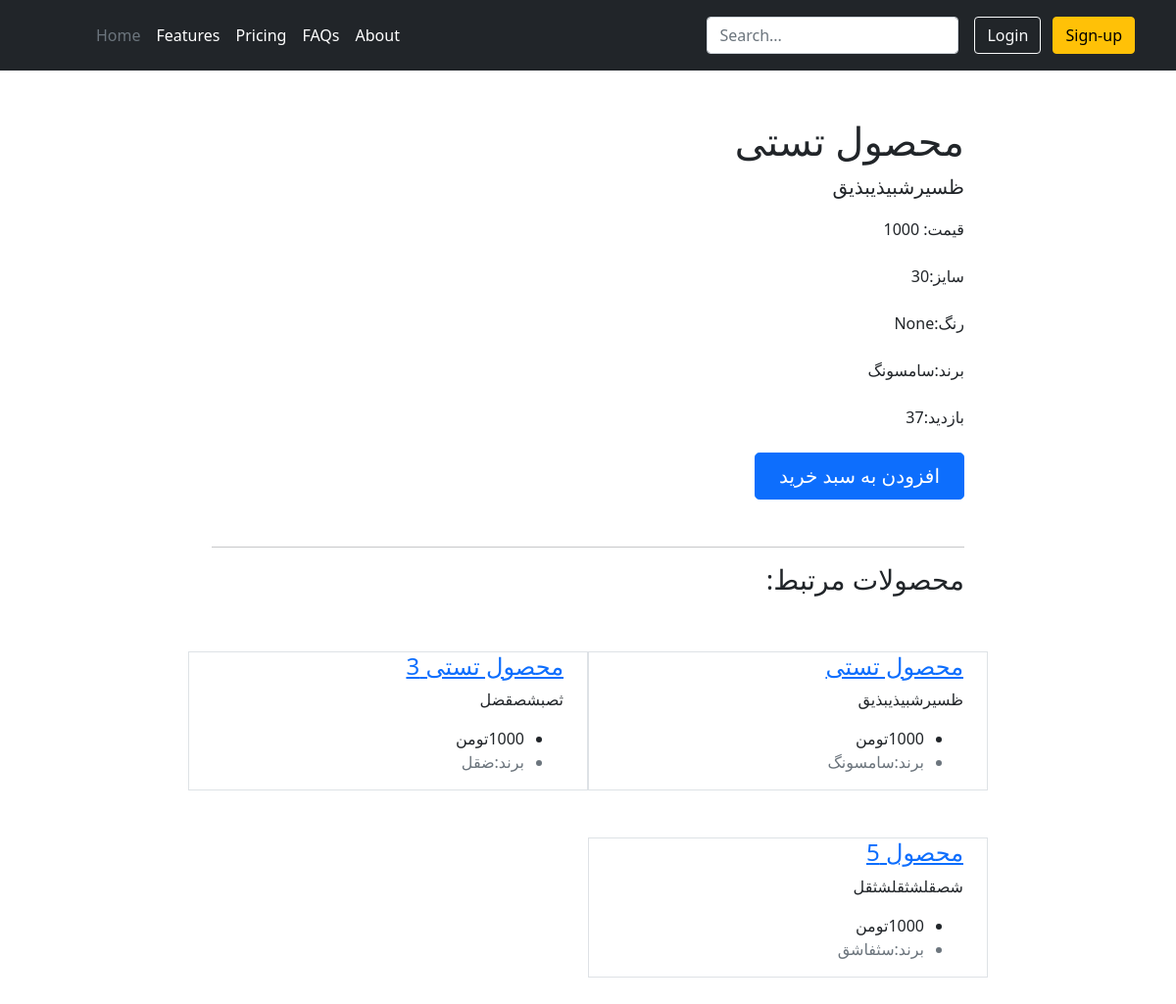
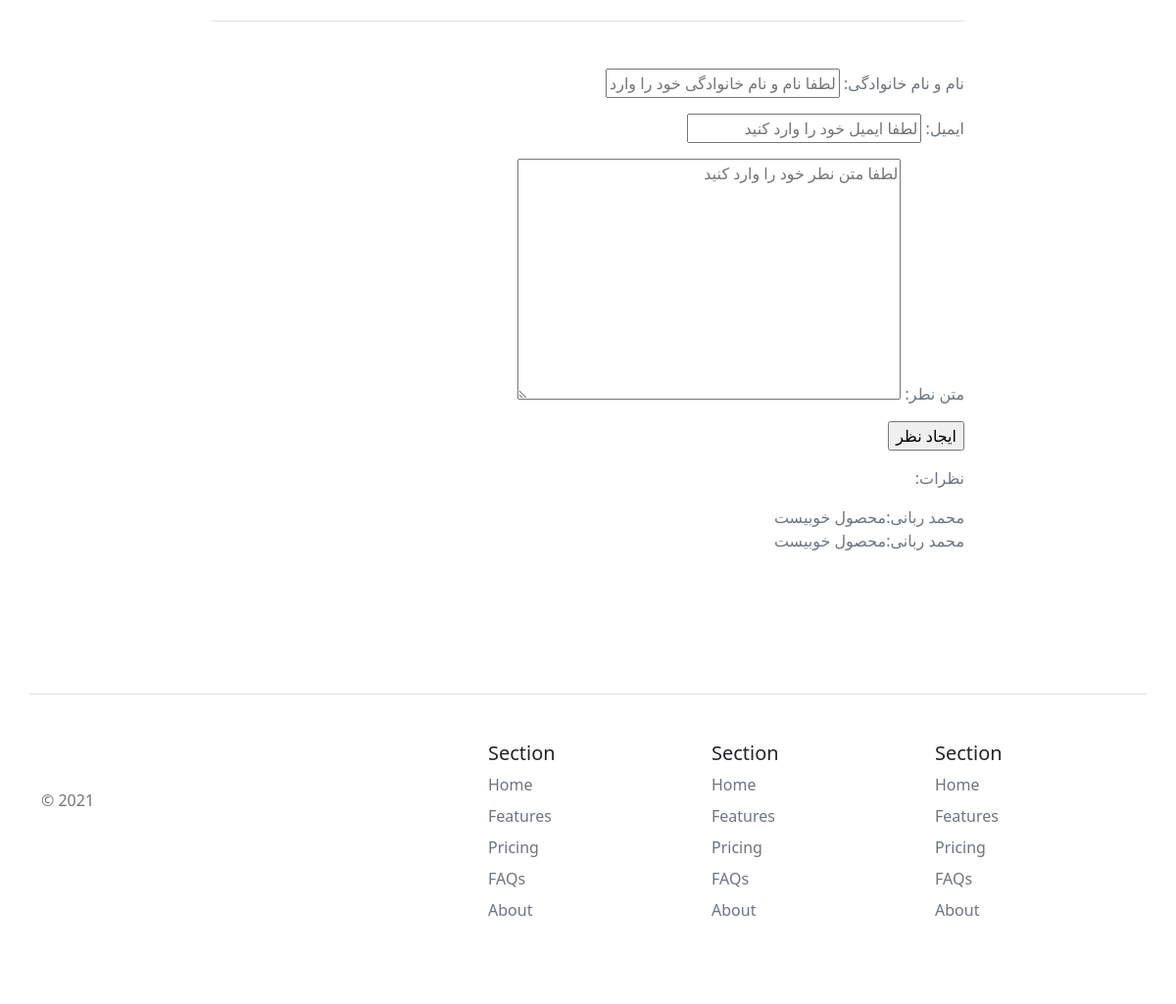
Screenshot of /product-detail/1/ with the database file from the repository (2 pictures, top to bottom).
### product/models.py (models this page shows, shortened)
class Product(models.Model):
    TYPE = (("جدید", "بله"), (" ", "خیر"))
    title = models.CharField(max_length=200, verbose_name="عنوان محصول",default="")
    description = models.TextField(verbose_name="توضیحات محصول")
    price = models.IntegerField(default="1000", blank=True, null=True, verbose_name="قیمت")
    product_size = models.CharField(max_length=500, verbose_name="سایز محصول")
    color = models.CharField(max_length=200, verbose_name="رنگ", blank=True, null=True)
    image = models.ImageField(upload_to="products", blank=True, null=True, verbose_name="تصویر محصول")
    brand = models.CharField(max_length=200, verbose_name="برند")
    new_type = models.CharField(max_length=200, choices=TYPE, default="no", verbose_name="جدید")
    special = models.BooleanField(default=False, verbose_name="محصول ویژه")
    categories = models.ManyToManyField(Category, verbose_name="دسته بندی ها")
    active = models.BooleanField(default=False, verbose_name="موجود / ناموجود")
    view = models.IntegerField(default=0, verbose_name="تعداد بازدید")
    objects = ProductManager()
    class Meta:
        verbose_name = "محصول"
        verbose_name_plural = "محصولات"

class ProductComment(models.Model):
    product = models.ForeignKey(Product, verbose_name="محصول", on_delete=models.CASCADE)
    full_name = models.CharField(max_length=200, verbose_name="نام و نام خانوادگی")
    email = models.EmailField(verbose_name="ایمیل")
    text = models.TextField(verbose_name="متن نظر")
    is_read = models.BooleanField(default=False, verbose_name="خوانده شده / نشده")
    class Meta:
        verbose_name = "نظر کاربران"
        verbose_name_plural = "نطرات کاربران درباره محصولات"

### product/views.py (the view)
# urls.py: path('product-detail/<int:pk>/',product_detail,name='product-detail'),
def product_detail(request,pk):
    product = Product.objects.get(id=pk)
    comment_form = ProductCommentForm(request.POST)
    comments = ProductComment.objects.filter(product=product, is_read=True)
    product.view += 1
    product.save()
    related_product: Product = Product.objects.get_queryset().filter(categories__product=product).all()
    if comment_form.is_valid():
        comment = ProductComment.objects.create(
            product = product,
            full_name = comment_form.cleaned_data['full_name'],
            email = comment_form.cleaned_data['email'],
            text = comment_form.cleaned_data['text'],
        )
        comment.save()
    else:
        comment_form = ProductCommentForm()
    context = {
        'product' : product,
        'comment_form' : comment_form,
        'comments':comments,
        'related_product' : related_product,
    }
    return render(request,'product/product-detail.html',context)

### product/forms.py
class ProductCommentForm(forms.Form):
    full_name = forms.CharField(
        widget=forms.TextInput(attrs={"placeholder": "لطفا نام و نام خانوادگی خود را وارد کنید"}),
        label="نام و نام خانوادگی",
        validators=[
            validators.MaxLengthValidator(200, "نام و نام خانوادگی نمیتواند بیشتر از 200 کاراکتر باشد")
        ]
    )
    email = forms.EmailField(
        widget=forms.EmailInput(attrs={"placeholder": "لطفا ایمیل خود را وارد کنید"}),
        label="ایمیل",
        validators=[
            validators.EmailValidator(200, "ایمیل نمیتواند بیشتر از 200 کاراکتر باشد")
        ]
    )
    text = forms.CharField(
        widget=forms.Textarea(attrs={"placeholder": "لطفا متن نطر خود را وارد کنید"}),
        label="متن نطر",
    )

### product/templates/product/product-detail.html (shortened to what this page needs)
{% extends 'base/main.html' %}
{% block body %}
<div class="col-lg-8 mx-auto p-3 py-md-5" dir="rtl">
    <main>
      <h1>{{product.title}}</h1>
      <p class="fs-5 col-md-8">{{product.description}}</p>
      قیمت: <span>{{product.price}}</span>
      <br><br>
      سایز:{{product.product_size}}
      <br><br>
      رنگ:{{product.color}}
      <br><br>
      برند:{{product.brand}}
      <br><br>
      بازدید:{{product.view}}
      <br><br>
      <div class="mb-5">
        <a href="" class="btn btn-primary btn-lg px-4">افزودن به سبد خرید</a>
      </div>
      <hr>
      <div class="row g-5">
        <h3>محصولات مرتبط:</h3>
        {% for product in related_product %}
        <div class="col-md-6 border">
          <h4><a href="{{product.get_absolut_url}}">{{product.title}}</a></h4>
          <p>{{product.description}}</p>
          <ul class="icon-list">
            <li>{{product.price}}تومن</li>
            <li class="text-muted">برند:{{product.brand}}</li>
          </ul>
        </div>
        {% endfor %}
      </div>
    </main>
    <footer class="pt-5 my-5 text-muted border-top">
      <form method="POST">
        {{comment_form.as_p}}
        <input type="submit" value="ایجاد نظر">
      </form>
      <p dir="rtl">نظرات:</p>
      {% for comment in comments %}
        {{comment.full_name}}:{{comment.text}}<br>
      {% endfor %}
    </footer>
  </div>
{% endblock body %}

### rows the page displays
Product: title "محصول تستی", description "ظسیرشبیذیبذیق", price "1000", product_size "30", color "None", brand "سامسونگ", view "37"
Product: title "محصول تستی 3", description "ثصبشصقضل", price "1000", brand "ضقل"
Product: title "محصول 5", description "شصقلشثقلشثقل", price "1000", brand "سثفاشق"
ProductComment: full_name "محمد ربانی", text "محصول خوبیست"
ProductComment: full_name "محمد ربانی", text "محصول خوبیست"
